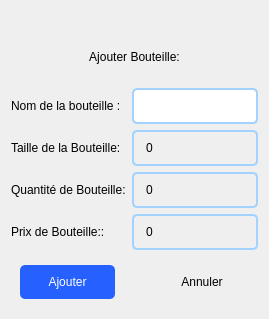
          <widget class="QWidget" name="page_29">
           <layout class="QGridLayout" name="gridLayout_9">
            <item row="0" column="0" colspan="2">
             <widget class="QLabel" name="label_62">
              <property name="minimumSize">
               <size>
                <width>0</width>
                <height>71</height>
               </size>
              </property>
              <property name="maximumSize">
               <size>
                <width>16777215</width>
                <height>50</height>
               </size>
              </property>
              <property name="styleSheet">
               <string notr="true">font: italic 20pt &quot;Times New Roman&quot;;
color: rgb(0, 0, 0);</string>
              </property>
              <property name="text">
               <string>Ajouter Bouteille:</string>
              </property>
              <property name="alignment">
               <set>Qt::AlignCenter</set>
              </property>
             </widget>
            </item>
            <item row="2" column="0">
             <widget class="QLabel" name="label_59">
              <property name="styleSheet">
               <string notr="true">color: rgb(0, 0, 0);
font: 12pt &quot;Times New Roman&quot;;</string>
              </property>
              <property name="text">
               <string>Taille de la Bouteille:</string>
              </property>
             </widget>
            </item>
            <item row="2" column="1">
             <widget class="QSpinBox" name="spinBox_7">
              <property name="styleSheet">
               <string notr="true">QSpinBox{
	text-align:left;
	padding: 8px 10px;
	border-radius:5px;
border: 2px solid #a2d2ff;
	background-color: transparent;
	color: rgb(0, 0, 0);
	font: 75 italic 12pt &quot;Times New Roman&quot;;
}
QSpinBox:hover{
	padding-left:2px;
border:2px solid #1d3557;
background-color: #edede9


}
QSpinBox:focus{
border: 2px solid  #08ff00 

}</string>
              </property>
              <property name="buttonSymbols">
               <enum>QAbstractSpinBox::NoButtons</enum>
              </property>
              <property name="maximum">
               <number>999999999</number>
              </property>
             </widget>
            </item>
            <item row="3" column="1">
             <widget class="QSpinBox" name="spinBox_8">
              <property name="styleSheet">
               <string notr="true">QSpinBox{
	text-align:left;
	padding: 8px 10px;
	border-radius:5px;
border: 2px solid #a2d2ff;
	background-color: transparent;
	color: rgb(0, 0, 0);
	font: 75 italic 12pt &quot;Times New Roman&quot;;
}
QSpinBox:hover{
	padding-left:2px;
border:2px solid #1d3557;
background-color: #edede9


}
QSpinBox:focus{
border: 2px solid  #08ff00 

}</string>
              </property>
              <property name="buttonSymbols">
               <enum>QAbstractSpinBox::NoButtons</enum>
              </property>
              <property name="maximum">
               <number>999999999</number>
              </property>
             </widget>
            </item>
            <item row="4" column="1">
             <widget class="QSpinBox" name="spinBox_9">
              <property name="styleSheet">
               <string notr="true">QSpinBox{
	text-align:left;
	padding: 8px 10px;
	border-radius:5px;
border: 2px solid #a2d2ff;
	background-color: transparent;
	color: rgb(0, 0, 0);
	font: 75 italic 12pt &quot;Times New Roman&quot;;
}
QSpinBox:hover{
	padding-left:2px;
border:2px solid #1d3557;
background-color: #edede9


}
QSpinBox:focus{
border: 2px solid  #08ff00 

}</string>
              </property>
              <property name="buttonSymbols">
               <enum>QAbstractSpinBox::NoButtons</enum>
              </property>
              <property name="maximum">
               <number>999999999</number>
              </property>
             </widget>
            </item>
            <item row="1" column="0">
             <widget class="QLabel" name="label_58">
              <property name="styleSheet">
               <string notr="true">color: rgb(0, 0, 0);
font: 12pt &quot;Times New Roman&quot;;</string>
              </property>
              <property name="text">
               <string>Nom de la bouteille :</string>
              </property>
             </widget>
            </item>
            <item row="1" column="1">
             <widget class="QLineEdit" name="lineEdit_14">
              <property name="styleSheet">
               <string notr="true">QLineEdit{
	outline:none;
	padding:8px 8px;
	background-color: rgb(255, 255, 255);
	
	front-size:12px;
	border-radius:5px;
	border: 2px solid #a2d2ff

}
QLineEdit:hover{
	border:2px solid #1d3557;
	padding-left:2px;
	background-color: #edede9
}
QLineEdit:focus{
  color: #8d8d8d;
	border-color: rgb(85, 255, 0);
  position: absolute;
  top: 27px;
  left: 55px;
  background: #ffffff;

}</string>
              </property>
              <property name="clearButtonEnabled">
               <bool>true</bool>
              </property>
             </widget>
            </item>
            <item row="4" column="0">
             <widget class="QLabel" name="label_61">
              <property name="styleSheet">
               <string notr="true">color: rgb(0, 0, 0);
font: 12pt &quot;Times New Roman&quot;;</string>
              </property>
              <property name="text">
               <string>Prix de Bouteille::</string>
              </property>
             </widget>
            </item>
            <item row="6" column="0" colspan="2">
             <widget class="QFrame" name="frame_34">
              <property name="maximumSize">
               <size>
                <width>16777215</width>
                <height>70</height>
               </size>
              </property>
              <property name="styleSheet">
               <string notr="true">
QFrame{
border:non}</string>
              </property>
              <property name="frameShape">
               <enum>QFrame::StyledPanel</enum>
              </property>
              <property name="frameShadow">
               <enum>QFrame::Raised</enum>
              </property>
              <layout class="QHBoxLayout" name="horizontalLayout_14">
               <property name="spacing">
                <number>40</number>
               </property>
               <item>
                <widget class="QPushButton" name="user_confirm_4">
                 <property name="styleSheet">
                  <string notr="true">QPushButton{
	text-align:center;
	padding: 10px 10px;
	border-radius:5px;
	
	background-color: rgb(38, 96, 255);
	
	color: rgb(255, 255, 255);
	font: 75 italic 12pt &quot;Times New Roman&quot;;
}
QPushButton:hover{
	padding-left:2px;



}
QPushButton:pressed{
	padding-Right:2px;

}</string>
                 </property>
                 <property name="text">
                  <string>Ajouter</string>
                 </property>
                </widget>
               </item>
               <item>
                <widget class="QPushButton" name="user_cancel_4">
                 <property name="styleSheet">
                  <string notr="true">QPushButton{
	text-align:center;
	padding: 10px 10px;
	border-radius:5px;

	background-color: transparent;
	color: rgb(0, 0, 0);
	font: 75 italic 12pt &quot;Times New Roman&quot;;
}
QPushButton:hover{
	padding-left:2px;



}
QPushButton:pressed{
	padding-Right:2px;
	
	background-color: rgb(255, 23, 23);

}</string>
                 </property>
                 <property name="text">
                  <string>Annuler</string>
                 </property>
                </widget>
               </item>
              </layout>
             </widget>
            </item>
            <item row="3" column="0">
             <widget class="QLabel" name="label_60">
              <property name="styleSheet">
               <string notr="true">color: rgb(0, 0, 0);
font: 12pt &quot;Times New Roman&quot;;</string>
              </property>
              <property name="text">
               <string>Quantité de Bouteille:</string>
              </property>
             </widget>
            </item>
           </layout>
          </widget>
